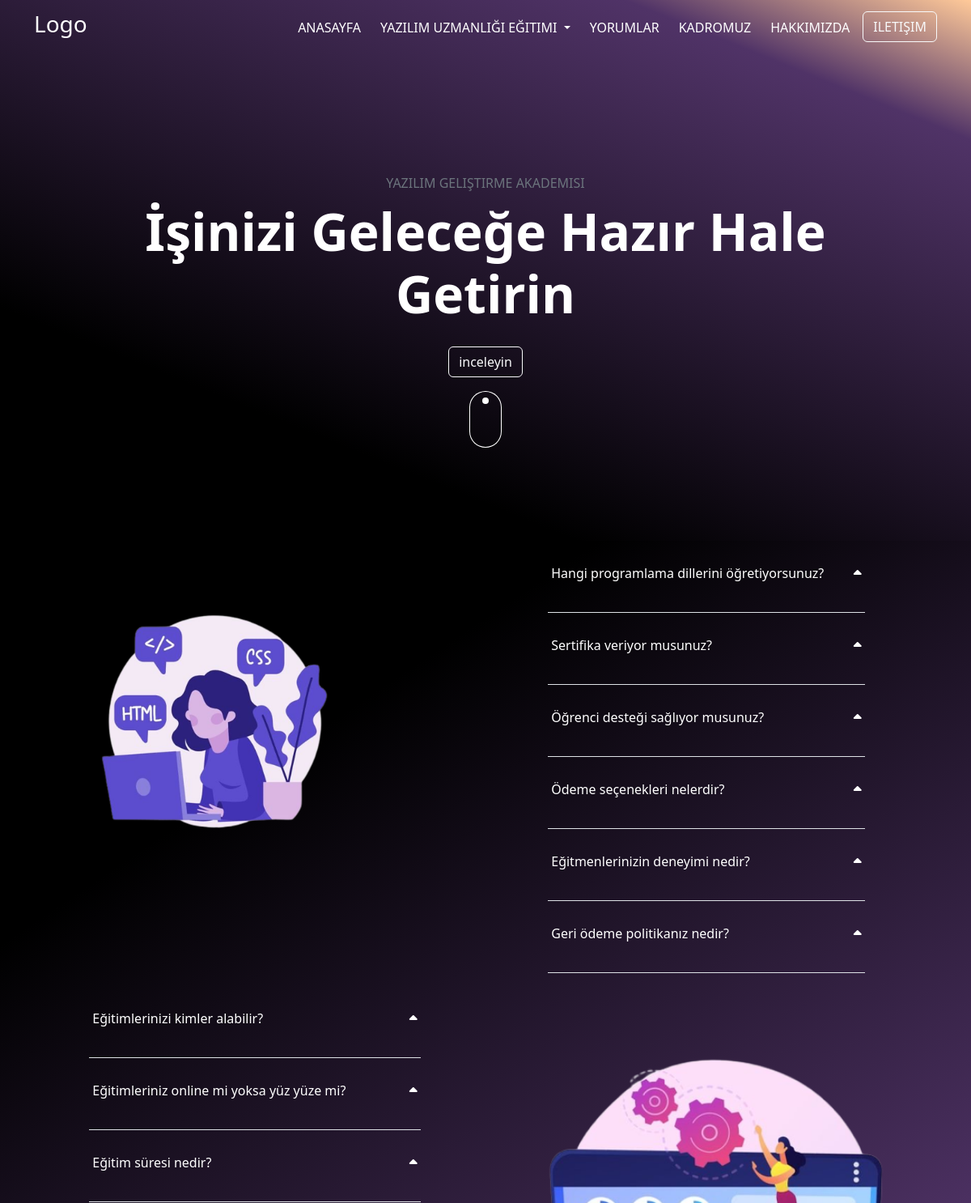
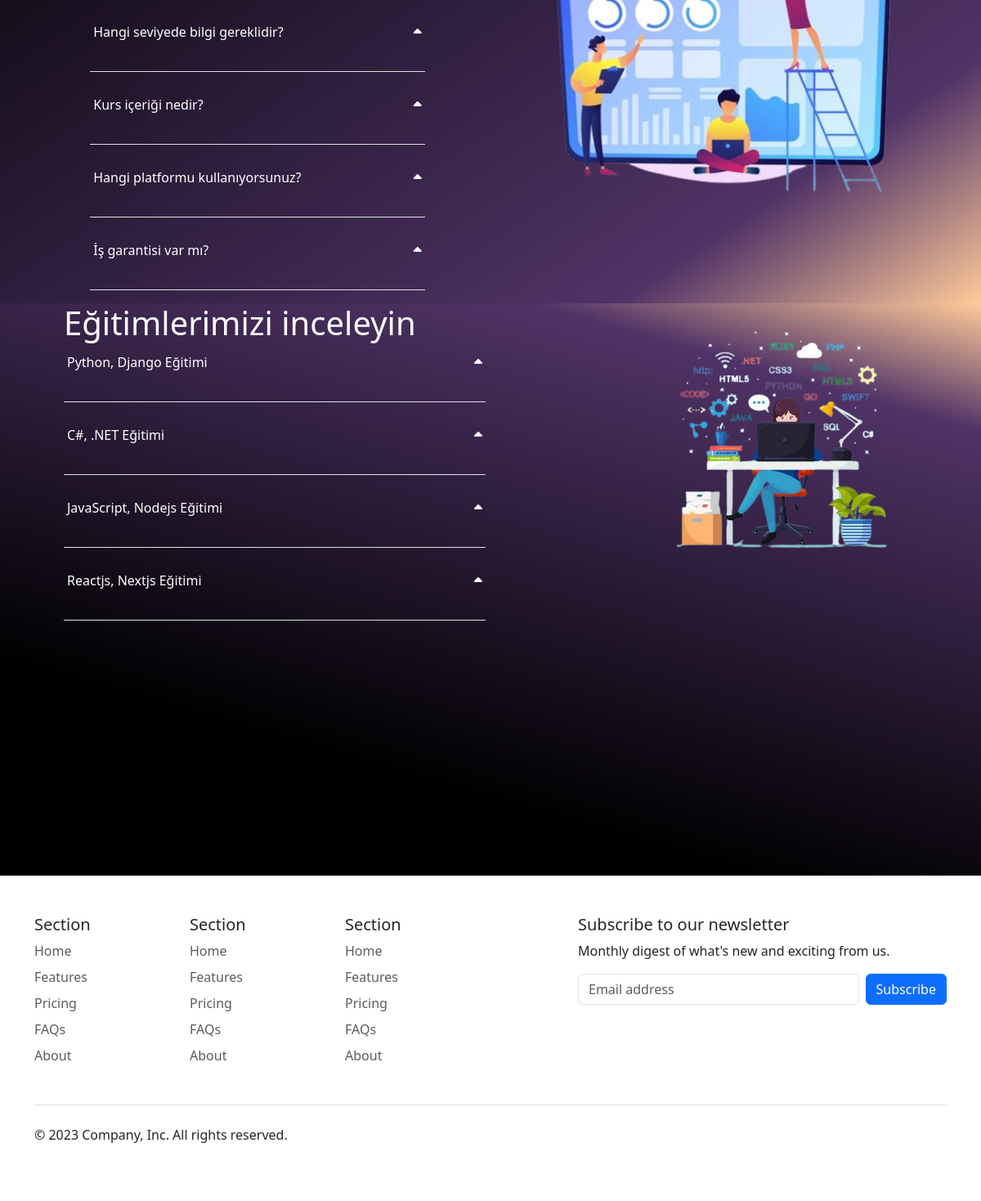
The page / on the database its author committed (2 pictures, top to bottom).
### pages/models.py (models this page shows, shortened)
class Questions(models.Model):
    title = models.CharField(max_length=100)
    content = models.TextField(max_length=200)

class Education(models.Model):
    title = models.CharField(max_length=50)
    content = models.TextField(max_length=200)

### pages/views.py (the view)
# urls.py: path('', index, name='indexPage'),
def index(request):
    all_questions = Questions.objects.all()
    egitimler = Education.objects.all()
    even_id_questions = [question for question in all_questions if question.id % 2 == 0]
    odd_id_questions = [question for question in all_questions if not question.id % 2 == 0]
    return render(request, 'index.html', {
        'yorumlar': even_id_questions,
        'baskaYorumlar': odd_id_questions,
        'egitimler': egitimler
    })

### pages/templates/index.html (shortened to what this page needs)
{% extends "core/base.html" %}
{% load static %}
{% block content %}
<section id="service" class="container-fluid">
  <div class="container text-white">
    <div class="row p-4 rounded-4">
      <div class="col-md-6 d-flex flex-column">
        <div class='w-75'>
          <img src="{% static 'images/resim1.png' %}" class='w-100' alt="">
        </div>
      </div>
      <div class="col-md-6 d-flex justify-content-center align-items-center">
        <ul class="list-unstyled d-flex flex-column gap-4 w-75">
          {% for yorum in yorumlar %}
            {% include "partials/_yorumlar.html" %}
          {% endfor %}
        </ul>
      </div>
    </div>
    <div class="row">
      <div class="col-md-6 d-flex justify-content-center align-items-center">
        <ul class="list-unstyled d-flex flex-column gap-4 w-75">
            {% for yorum in baskaYorumlar %}
              {% include "partials/_yorumlar.html" %}
            {% endfor %}
        </ul>
      </div>
      <div class="col-md-6">
        <img src="{% static "images/resim2.png" %}" class="w-100" alt="">
      </div>
    </div>
</div>
</section>
<section id='egitim-section' class='container-fluid'>
  <div class='container px-5'>
    <div class="row">
      <div class="col-md-8">
          <h1 class='text-white'>Eğitimlerimizi inceleyin</h1>
          <ul class="list-unstyled d-flex flex-column gap-4 w-75 text-white">
            {% for egitim in egitimler %}
              {% include "partials/_egitimler.html" %}
            {% endfor %}
          </ul>
      </div>
      <div class="col-md-4">
        <div class="w-100">
          <img src="{% static 'images/egitim1.png' %}" class="w-100" alt="">
        </div>
      </div>
    </div>
  </div>
</section>
{% endblock content %}

### templates/partials/_yorumlar.html (shortened to what this page needs)
<li class="border-bottom p-1">
  <p class="d-flex justify-content-between align-items-center">
    <span class="button">{{yorum.title}}</span>
    <i class="fa-solid fa-caret-up" style="color: #fff;"></i>
  </p>
</li>

### templates/partials/_egitimler.html (shortened to what this page needs)
<li class="border-bottom p-1">
  <p class="d-flex justify-content-between align-items-center">
    <span class="button">{{egitim.title}}</span>
    <i class="fa-solid fa-caret-up" style="color: #fff;"></i>
  </p>
</li>

### static/style/styles.css (style rules this page uses)
body { min-height: 100vh; background-repeat: no-repeat; }
#service { background: transparent; background: rgb(0, 0, 0); background: linear-gradient(146deg, rgb(0, 0, 0) 0%, rgb(0, 0, 0) 25%, rgb(80, 51, 103) 85%, rgba(255, 121, 0, 0.4) 100%); }
#egitim-section { height: 700px; background: linear-gradient(16deg, rgb(0, 0, 0) 0%, rgb(0, 0, 0) 25%, rgb(80, 51, 103) 85%, rgba(255, 121, 0, 0.4) 100%); }

### rows shown on the page
Questions: title "Hangi programlama dillerini öğretiyorsunuz?"
Questions: title "Sertifika veriyor musunuz?"
Questions: title "Öğrenci desteği sağlıyor musunuz?"
Questions: title "Ödeme seçenekleri nelerdir?"
Questions: title "Eğitmenlerinizin deneyimi nedir?"
Questions: title "Geri ödeme politikanız nedir?"
Questions: title "Eğitimlerinizi kimler alabilir?"
Questions: title "Eğitimleriniz online mi yoksa yüz yüze mi?"
Questions: title "Eğitim süresi nedir?"
Questions: title "Hangi seviyede bilgi gereklidir?"
Questions: title "Kurs içeriği nedir?"
Questions: title "Hangi platformu kullanıyorsunuz?"
Questions: title "İş garantisi var mı?"
Education: title "Python, Django Eğitimi"
Education: title "C#, .NET Eğitimi"
Education: title "JavaScript, Nodejs Eğitimi"
Education: title "Reactjs, Nextjs Eğitimi"
